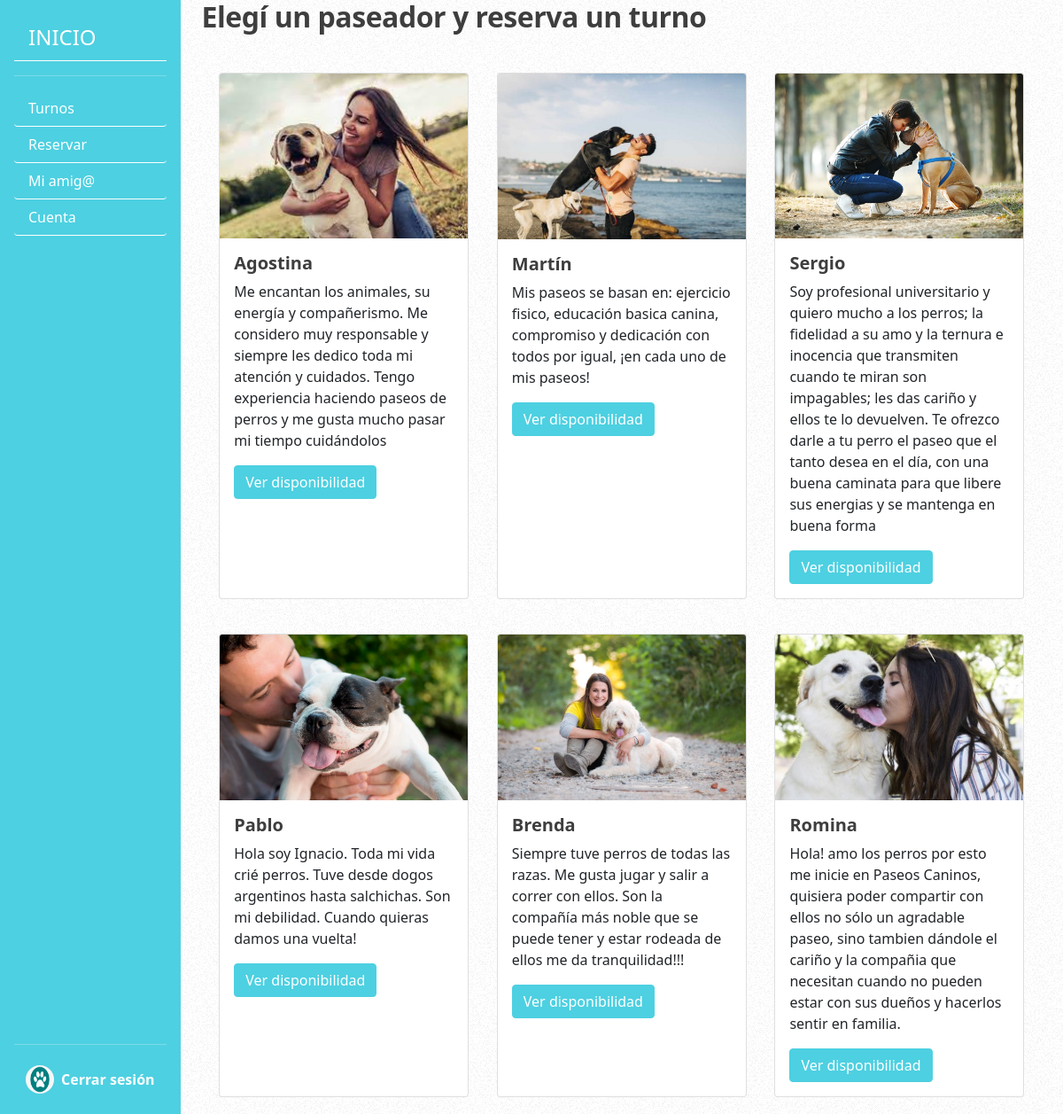
The app's page /codigo/reservar_turno.php (signed in) with its own data.
### tables this page shows
CREATE TABLE `paseadores` (
  `id_paseador` int(11) NOT NULL,
  `nombre_paseador` varchar(300) NOT NULL,
  `apellido_paseador` varchar(300) NOT NULL,
  `descripcion_paseador` varchar(500) NOT NULL,
  `fecha_ingreso_paseador` date NOT NULL
);

### codigo/backend/funcionesBD.php (called while the page is built, shortened)
<?php
function conectarBD(){
	$conexion = new mysqli('localhost','root','','paseos_caninos');
	$resultado = null;
	$error = null;
	if ( $conexion->connect_error)
		$error = "Problemas al conectar con la base de datos: ".$conexion->connect_error;
	else
		$resultado = $conexion;
	return array('resultado'=> $resultado,'error'=>$error);
}
function obtenerPaseadores($conexion){
	$sentencia = $conexion->prepare('SELECT * FROM paseadores');
	$error = null;
	$resultado = null;
	if ( $sentencia ){
			if ( $sentencia->execute()){
				$paseadores = $sentencia->get_result();
				$resultado  = $paseadores->fetch_all(MYSQLI_ASSOC);
			}else{
				$error = 'E - Problemas al obtener paseadores: '.$sentencia->error;
			}
	}else{
		$error = 'P - Problemas al obtener paseadores: '.$conexion->error;
	}
	return array('resultado'=> $resultado,'error'=>$error);
}
?>

### codigo/reservar_turno.php (the view, shortened to what this page needs)
<?php
include('backend/funcionesBD.php');
?>
<!DOCTYPE html>
<html>
<head>
	<?php include('librerias/librerias.php'); ?>
	<link rel="stylesheet" type="text/css" href="css/paseadores.css">
	<link rel="stylesheet" type="text/css" href="css/sidebars.css">
	<link rel="stylesheet" type="text/css" href="css/menu_lateral.css">
</head>
<body>
	<main class="scrollarea">
		<?php include('menu.php'); ?>
		<section class="container">
			<div id="titulo" class="container">
				<h2>Elegí un paseador y reserva un turno</h2>
			</div>
			<div class="contenidoFlotante">
			<?php
				$conexion = conectarBD();
				if ( $conexion['resultado'] != null){
					$paseadores = obtenerPaseadores($conexion['resultado']);
					$totalPaseadores = count($paseadores['resultado']);
					for ( $i=0;$i<$totalPaseadores;$i++){
						echo "<div class=\"card tarjetaPaseador\" >
		  						<img src=\"imagenes/paseadores/".$paseadores['resultado'][$i]['id_paseador'].".jpg\" class=\"card-img-top\" alt=\"".$paseadores['resultado'][$i]['nombre_paseador']."\">
		  						<div class=\"card-body\">
		    						<h5 class=\"card-title\">".$paseadores['resultado'][$i]['nombre_paseador']."</h5>
		    						<p class=\"card-text\">".$paseadores['resultado'][$i]['descripcion_paseador']."</p>
		    						<button type=\"button\" id=\"".$paseadores['resultado'][$i]['id_paseador']."\" class=\"btn btn-primary botonActivo\" data-bs-toggle=\"modal\" data-bs-target=\"#exampleModal\">Ver disponibilidad</button>
		  						</div>
							 </div>";
					}
				}else{
					echo $conexion['error'];
				}
			?>
			</div>
		</section>
	</main>
</body>
</html>

### codigo/librerias/librerias.php (shortened to what this page needs)
<link href="https://cdn.jsdelivr.net/npm/bootstrap@5.1.3/dist/css/bootstrap.min.css" rel="stylesheet">
<link rel="stylesheet" href="https://use.fontawesome.com/releases/v5.8.1/css/all.css">
<link rel="stylesheet" type="text/css" href="css/all.css">
<link rel="stylesheet" type="text/css" href="css/estilos.css">

### codigo/menu.php
<div id ="barraLateral" class="d-flex flex-column flex-shrink-0 p-3 text-white ">
    <span class="fs-4"><a href="principal.php" class="nav-link text-white">INICIO</a></span>
   	<hr>
   	<ul class="nav nav-pills flex-column mb-auto">
      <li class="nav-item">
        <a href="turnos.php" class="nav-link text-white" >Turnos</a>
      </li>
      <li>
        <a href="reservar_turno.php" class="nav-link text-white">Reservar</a>
      </li>
      <li>
        <a href="amigo.php" class="nav-link text-white">Mi amig@</a>
      </li>
      <li>
        <a href="cuenta.php" class="nav-link text-white">Cuenta</a>
      </li>
   	</ul>
   	<hr>
    <div >
      <button id="btnCerrarSesion" class="d-flex align-items-center text-white text-decoration-none btn btn-primary botonActivo" >
        <img src="imagenes/pagina/patita.png" alt="" width="32" height="32" class="rounded-circle me-2">
        <strong>Cerrar sesión</strong>
      </button>
    </div>
 	</div>

### codigo/css/estilos.css (style rules this page uses)
body { background: url('fondo.png'); }
.botonActivo { background: #4dd0e1; border-color: #4dd0e1; color: white; }
h1, h2, h3, h4, h5, h6 { color: #3e3e3e; margin: 0 0 0.75em 0; }
h2, h3, h4, h5, h6 { font-weight: 700; }
h2 { font-size: 2em; letter-spacing: -0.015em; }

### codigo/css/paseadores.css (style rules this page uses)
.contenidoFlotante { display: flex; flex-flow: row wrap; justify-content: space-evenly; }
.tarjetaPaseador { max-width: 29%; margin-top: 2%; margin-bottom: 2%; }

### codigo/css/sidebars.css (style rules this page uses)
body { min-height: 100vh; min-height: -webkit-fill-available; }
html { height: -webkit-fill-available; }
main { display: flex; flex-wrap: nowrap; height: 100vh; height: -webkit-fill-available; max-height: 100vh; overflow-x: auto; overflow-y: hidden; }
.scrollarea { overflow-y: auto; }

### codigo/css/menu_lateral.css (style rules this page uses)
#barraLateral { background: #4dd0e1; color: white; position: -webkit-sticky; position: sticky; top: 0 }
#barraLateral a { border-bottom: 1px solid white; }

### records on screen
paseadores: shows a picture, nombre_paseador "Agostina", descripcion_paseador "Me encantan los animales, su energía y compañerismo. Me considero muy responsable y siempre les dedico toda mi atención y cuidados. Tengo experiencia haciendo paseos de perros y me gusta mucho pasar mi tiempo cuidándolos"
paseadores: shows a picture, nombre_paseador "Martín", descripcion_paseador "Mis paseos se basan en: ejercicio fisico, educación basica canina, compromiso y dedicación con todos por igual, ¡en cada uno de mis paseos!"
paseadores: shows a picture, nombre_paseador "Sergio", descripcion_paseador "Soy profesional universitario y quiero mucho a los perros; la fidelidad a su amo y la ternura e inocencia que transmiten cuando te miran son impagables; les das cariño y ellos te lo devuelven. Te ofrezco darle a tu perro el paseo que el tanto desea en el día, con una buena caminata para que libere sus energias y se mantenga en buena forma"
paseadores: shows a picture, nombre_paseador "Pablo", descripcion_paseador "Hola soy Ignacio. Toda mi vida crié perros. Tuve desde dogos argentinos hasta salchichas. Son mi debilidad. Cuando quieras damos una vuelta!"
paseadores: shows a picture, nombre_paseador "Brenda", descripcion_paseador "Siempre tuve perros de todas las razas. Me gusta jugar y salir a correr con ellos. Son la compañía más noble que se puede tener y estar rodeada de ellos me da tranquilidad!!!"
paseadores: shows a picture, nombre_paseador "Romina", descripcion_paseador "Hola! amo los perros por esto me inicie en Paseos Caninos, quisiera poder compartir con ellos no sólo un agradable paseo, sino tambien dándole el cariño y la compañia que necesitan cuando no pueden estar con sus dueños y hacerlos sentir en familia."
